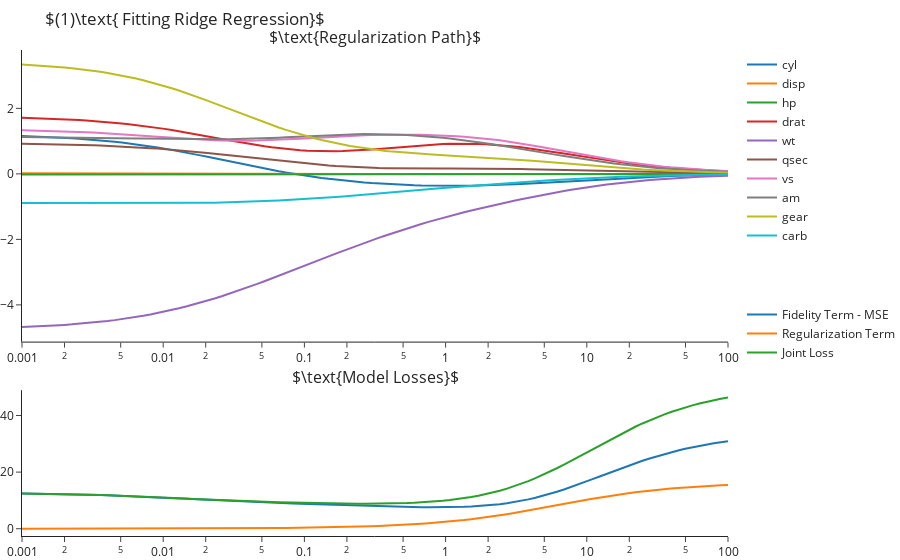

Notebook code for this chart:
### Markdown cell above
## Evaluating Results

Beginning with the Ridge regression, let us look at the losses and regularization path for each value of $\lambda$. For each such value of $\lambda$ we got a different model that minimized the joint loss function. We can see that as we increase $\lambda$ all coefficients go towards $0$. This is known as shrinkage of the coefficients. 

For $\lambda=100$, the penalty induced by the regularization term is so large that all coefficients are very close to zero, though for this dataset non is actually getting zero. Looking at the losses graph we see that the $\lambda$ achieving lowest joint loss (MSE and regularization together) over the test set is $\lambda\approx0.1047$.

### Code cell
coefs, losses = regressors["Ridge"].values()


fig = make_subplots(rows=2, cols=1, subplot_titles=[r'$\text{Regularization Path}$', r'$\text{Model Losses}$'], 
                    row_heights=[400,200], vertical_spacing=.1)

# Plot the regularization path for each feature
for i, col in enumerate(X_train.columns):
    fig.add_trace(go.Scatter(x=lambdas, y=coefs.loc[:, col], mode='lines', name=col, legendgroup="1"))


# Plot the losses graph and mark lambda with lowest loss
lam = np.argmin(losses.loc[:, 'loss'])
fig.add_traces([go.Scatter(x=lambdas, y=losses.loc[:, 'mse'], mode='lines', name="Fidelity Term - MSE", legendgroup="2"),
                go.Scatter(x=lambdas, y=losses.loc[:, 'reg'], mode='lines', name="Regularization Term", legendgroup="2"),
                go.Scatter(x=lambdas, y=losses.loc[:, 'loss'], mode='lines', name="Joint Loss", legendgroup="2"),
                go.Scatter(x=[lambdas[lam]], y=[losses.loc[:, 'loss'].values[lam]], mode='markers', showlegend=False,
                           marker=dict(size=8, symbol="x"), hovertemplate="Lambda: %{x}<extra></extra>")], 2, 1)

fig.update_layout(hovermode='x unified', margin=dict(t=50), 
                  legend=dict(tracegroupgap = 60),
                  title=r"$(1)\text{ Fitting Ridge Regression}$")\
   .update_xaxes(type="log")
